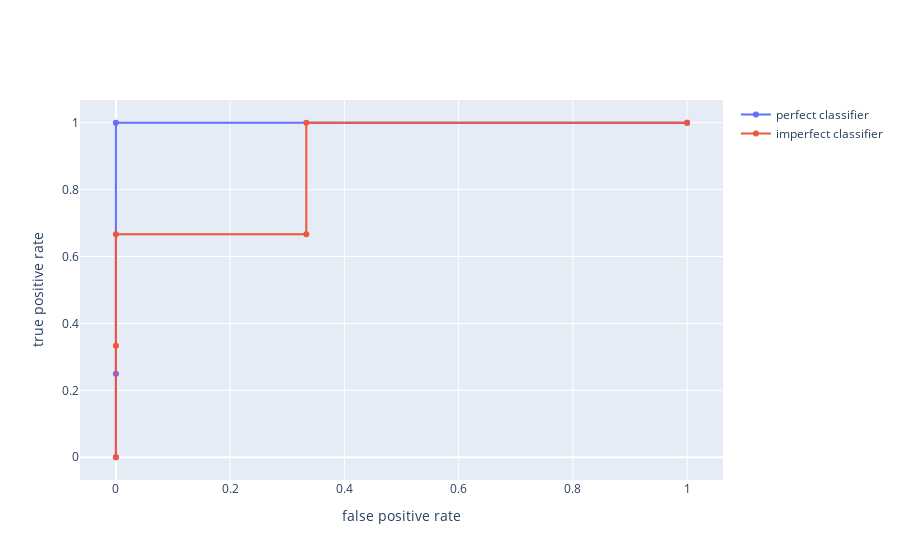

Notebook code cell kept with this figure:
### Code cell
import plotly.graph_objects as go

scatter_1 = go.Scatter(x = fpr, y = tpr,
                       name = 'perfect classifier')
scatter_2 = go.Scatter(x = fpr_mixed, y = tpr_mixed,
                       name = 'imperfect classifier')
go.Figure([scatter_1, scatter_2], 
          layout = {'xaxis': {'title': 'false positive rate'}, 
                    'yaxis': {'title': 'true positive rate'}})

### Figure 1 — Plotly figure (JSON) as saved in the notebook; plotly's stock layout.template omitted (floating-point values rounded to 4 significant figures)
{"data": [{"name": "perfect classifier", "type": "scatter", "x": [0, 0, 0, 1], "y": [0, 0.25, 1, 1]}, {"name": "imperfect classifier", "type": "scatter", "x": [0, 0, 0, 0.3333, 0.3333, 1], "y": [0, 0.3333, 0.6667, 0.6667, 1, 1]}], "layout": {"autosize": true, "xaxis": {"autorange": true, "range": [-0.06208, 1.062], "title": {"text": "false positive rate"}, "type": "linear"}, "yaxis": {"autorange": true, "range": [-0.07325, 1.073], "title": {"text": "true positive rate"}, "type": "linear"}}}
